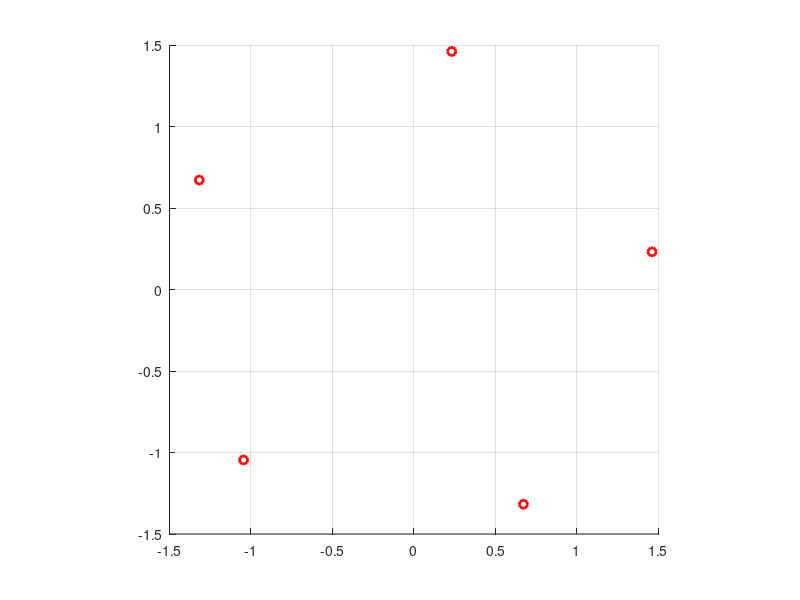

Source code (MATLAB):

%Skript som printer og plotter løsningene til 
% %ligninger på formen z^n=a

%Fjerner alle figurer
close all
%eksponent
naturlig = input('Gi verdien for n: ');
%komplekstall
a = input('Gi en real verdi a: ');
b = input('Gi en verdi b: ');
%finner lengden
r= sqrt(a.^2+b.^2);
%finner tetta
tetta = atan(b/a);
% Legger pi hvis tall er mindre en 0
if a < 0
    tetta =tetta+pi;
end

hold on
grid on
axis square
%Finner og plotter løsninger
for c = 0:naturlig -1
    z= r.^(1/naturlig).*exp(1i*(tetta+2*pi*c)/naturlig)
    plot(real(z),imag(z),'ro','linewidt',2)
end
hold off



